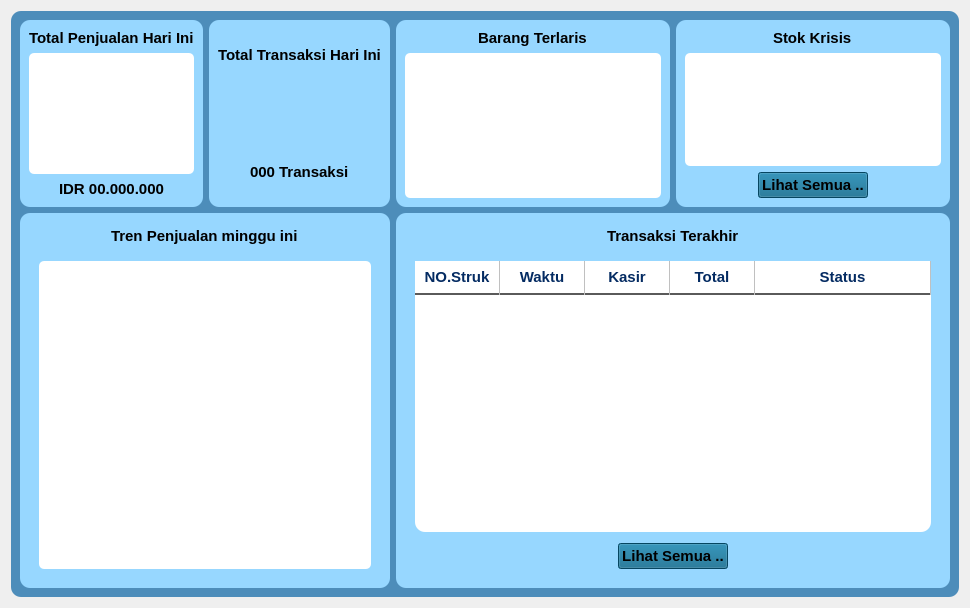
        <widget class="QWidget" name="page_dashboard">
         <property name="enabled">
          <bool>true</bool>
         </property>
         <layout class="QGridLayout" name="gridLayout_2">
          <item row="0" column="0">
           <widget class="QFrame" name="main_frame_dashboard">
            <property name="enabled">
             <bool>true</bool>
            </property>
            <property name="styleSheet">
             <string notr="true">QFrame {
    background-color: #4D8DBA; /* Warna kartu putih */
    border-radius: 10px; /* Ujung kartu agak melengkung */
}</string>
            </property>
            <property name="frameShape">
             <enum>QFrame::Shape::StyledPanel</enum>
            </property>
            <property name="frameShadow">
             <enum>QFrame::Shadow::Raised</enum>
            </property>
            <layout class="QGridLayout" name="gridLayout" rowstretch="1,2">
             <item row="1" column="2" colspan="2">
              <widget class="QFrame" name="last_transaction_frame">
               <property name="sizePolicy">
                <sizepolicy hsizetype="Expanding" vsizetype="Expanding">
                 <horstretch>0</horstretch>
                 <verstretch>0</verstretch>
                </sizepolicy>
               </property>
               <property name="styleSheet">
                <string notr="true">QFrame {
    background-color: #97D7FF; /* Warna kartu putih */
    border-radius: 10px; /* Ujung kartu agak melengkung */
}</string>
               </property>
               <property name="frameShape">
                <enum>QFrame::Shape::StyledPanel</enum>
               </property>
               <property name="frameShadow">
                <enum>QFrame::Shadow::Raised</enum>
               </property>
               <layout class="QGridLayout" name="gridLayout_5">
                <item row="6" column="1">
                 <spacer name="verticalSpacer_9">
                  <property name="orientation">
                   <enum>Qt::Orientation::Vertical</enum>
                  </property>
                  <property name="sizeType">
                   <enum>QSizePolicy::Policy::Fixed</enum>
                  </property>
                  <property name="sizeHint" stdset="0">
                   <size>
                    <width>20</width>
                    <height>10</height>
                   </size>
                  </property>
                 </spacer>
                </item>
                <item row="5" column="1" alignment="Qt::AlignmentFlag::AlignHCenter">
                 <widget class="QPushButton" name="last_transaction_view_button">
                  <property name="font">
                   <font>
                    <pointsize>11</pointsize>
                    <bold>true</bold>
                   </font>
                  </property>
                  <property name="styleSheet">
                   <string notr="true">/* Efek saat tombol disorot mouse (Hover) */
QPushButton:hover {
    background-color: #334155; /* Berubah jadi biru sedikit lebih terang saat disorot */
    border-left: 4px solid #3B82F6; /* Muncul garis biru neon di pinggir kiri */
}
QPushButton {
    text-align: center;
	background-color:  #086288;
}</string>
                  </property>
                  <property name="text">
                   <string>Lihat Semua ..</string>
                  </property>
                 </widget>
                </item>
                <item row="3" column="0">
                 <spacer name="horizontalSpacer_5">
                  <property name="orientation">
                   <enum>Qt::Orientation::Horizontal</enum>
                  </property>
                  <property name="sizeType">
                   <enum>QSizePolicy::Policy::Fixed</enum>
                  </property>
                  <property name="sizeHint" stdset="0">
                   <size>
                    <width>10</width>
                    <height>20</height>
                   </size>
                  </property>
                 </spacer>
                </item>
                <item row="0" column="1">
                 <spacer name="verticalSpacer_6">
                  <property name="orientation">
                   <enum>Qt::Orientation::Vertical</enum>
                  </property>
                  <property name="sizeType">
                   <enum>QSizePolicy::Policy::Fixed</enum>
                  </property>
                  <property name="sizeHint" stdset="0">
                   <size>
                    <width>20</width>
                    <height>5</height>
                   </size>
                  </property>
                 </spacer>
                </item>
                <item row="3" column="1">
                 <widget class="QTableWidget" name="last_transaction_view">
                  <property name="font">
                   <font>
                    <pointsize>11</pointsize>
                    <bold>true</bold>
                   </font>
                  </property>
                  <property name="autoFillBackground">
                   <bool>false</bool>
                  </property>
                  <property name="styleSheet">
                   <string notr="true">QHeaderView::section {
    color:#042b62;  /* Mengubah warna teks agar mudah dibaca */
   border-right: 1px solid #c0c0c0; /* Garis pembatas vertikal antar kolom */
    border-bottom: 2px solid #5a5a5a; /* Garis bawah tegas untuk memisahkan header dan isi */
    border-top: none;
    border-left: none;
    font-weight: bold;
    font-size: 11pt;
    background-color: white;
    padding: 5px;
}
QTableWidget{
background-color : white;}</string>
                  </property>
                  <property name="columnCount">
                   <number>5</number>
                  </property>
                  <attribute name="horizontalHeaderDefaultSectionSize">
                   <number>85</number>
                  </attribute>
                  <attribute name="horizontalHeaderStretchLastSection">
                   <bool>true</bool>
                  </attribute>
                  <column>
                   <property name="text">
                    <string>NO.Struk</string>
                   </property>
                  </column>
                  <column>
                   <property name="text">
                    <string>Waktu</string>
                   </property>
                  </column>
                  <column>
                   <property name="text">
                    <string>Kasir</string>
                   </property>
                  </column>
                  <column>
                   <property name="text">
                    <string>Total</string>
                   </property>
                  </column>
                  <column>
                   <property name="text">
                    <string>Status</string>
                   </property>
                  </column>
                 </widget>
                </item>
                <item row="3" column="2">
                 <spacer name="horizontalSpacer_6">
                  <property name="orientation">
                   <enum>Qt::Orientation::Horizontal</enum>
                  </property>
                  <property name="sizeType">
                   <enum>QSizePolicy::Policy::Fixed</enum>
                  </property>
                  <property name="sizeHint" stdset="0">
                   <size>
                    <width>10</width>
                    <height>20</height>
                   </size>
                  </property>
                 </spacer>
                </item>
                <item row="1" column="1" alignment="Qt::AlignmentFlag::AlignHCenter">
                 <widget class="QLabel" name="last_transaction_label">
                  <property name="sizePolicy">
                   <sizepolicy hsizetype="Preferred" vsizetype="Fixed">
                    <horstretch>0</horstretch>
                    <verstretch>0</verstretch>
                   </sizepolicy>
                  </property>
                  <property name="maximumSize">
                   <size>
                    <width>16777215</width>
                    <height>40</height>
                   </size>
                  </property>
                  <property name="font">
                   <font>
                    <pointsize>11</pointsize>
                    <bold>true</bold>
                   </font>
                  </property>
                  <property name="layoutDirection">
                   <enum>Qt::LayoutDirection::LeftToRight</enum>
                  </property>
                  <property name="styleSheet">
                   <string notr="true"/>
                  </property>
                  <property name="text">
                   <string>Transaksi Terakhir</string>
                  </property>
                 </widget>
                </item>
                <item row="2" column="1">
                 <spacer name="verticalSpacer_7">
                  <property name="orientation">
                   <enum>Qt::Orientation::Vertical</enum>
                  </property>
                  <property name="sizeType">
                   <enum>QSizePolicy::Policy::Fixed</enum>
                  </property>
                  <property name="sizeHint" stdset="0">
                   <size>
                    <width>40</width>
                    <height>10</height>
                   </size>
                  </property>
                 </spacer>
                </item>
                <item row="4" column="1">
                 <spacer name="verticalSpacer_8">
                  <property name="orientation">
                   <enum>Qt::Orientation::Vertical</enum>
                  </property>
                  <property name="sizeType">
                   <enum>QSizePolicy::Policy::Fixed</enum>
                  </property>
                  <property name="sizeHint" stdset="0">
                   <size>
                    <width>20</width>
                    <height>5</height>
                   </size>
                  </property>
                 </spacer>
                </item>
               </layout>
              </widget>
             </item>
             <item row="1" column="0" colspan="2">
              <widget class="QFrame" name="sale_trend_frame">
               <property name="sizePolicy">
                <sizepolicy hsizetype="Expanding" vsizetype="Expanding">
                 <horstretch>0</horstretch>
                 <verstretch>0</verstretch>
                </sizepolicy>
               </property>
               <property name="styleSheet">
                <string notr="true">QFrame {
    background-color: #97D7FF; /* Warna kartu putih */
    border-radius: 10px; /* Ujung kartu agak melengkung */
}</string>
               </property>
               <property name="frameShape">
                <enum>QFrame::Shape::StyledPanel</enum>
               </property>
               <property name="frameShadow">
                <enum>QFrame::Shadow::Raised</enum>
               </property>
               <layout class="QGridLayout" name="gridLayout_4">
                <item row="2" column="1">
                 <spacer name="verticalSpacer_3">
                  <property name="orientation">
                   <enum>Qt::Orientation::Vertical</enum>
                  </property>
                  <property name="sizeType">
                   <enum>QSizePolicy::Policy::Fixed</enum>
                  </property>
                  <property name="sizeHint" stdset="0">
                   <size>
                    <width>20</width>
                    <height>10</height>
                   </size>
                  </property>
                 </spacer>
                </item>
                <item row="1" column="1" colspan="2" alignment="Qt::AlignmentFlag::AlignHCenter">
                 <widget class="QLabel" name="sale_trend_label">
                  <property name="sizePolicy">
                   <sizepolicy hsizetype="Preferred" vsizetype="Fixed">
                    <horstretch>0</horstretch>
                    <verstretch>0</verstretch>
                   </sizepolicy>
                  </property>
                  <property name="maximumSize">
                   <size>
                    <width>16777215</width>
                    <height>40</height>
                   </size>
                  </property>
                  <property name="font">
                   <font>
                    <pointsize>11</pointsize>
                    <bold>true</bold>
                   </font>
                  </property>
                  <property name="layoutDirection">
                   <enum>Qt::LayoutDirection::LeftToRight</enum>
                  </property>
                  <property name="styleSheet">
                   <string notr="true"/>
                  </property>
                  <property name="text">
                   <string>Tren Penjualan minggu ini</string>
                  </property>
                 </widget>
                </item>
                <item row="0" column="1">
                 <spacer name="verticalSpacer_5">
                  <property name="orientation">
                   <enum>Qt::Orientation::Vertical</enum>
                  </property>
                  <property name="sizeType">
                   <enum>QSizePolicy::Policy::Fixed</enum>
                  </property>
                  <property name="sizeHint" stdset="0">
                   <size>
                    <width>20</width>
                    <height>5</height>
                   </size>
                  </property>
                 </spacer>
                </item>
                <item row="4" column="1">
                 <spacer name="verticalSpacer_4">
                  <property name="orientation">
                   <enum>Qt::Orientation::Vertical</enum>
                  </property>
                  <property name="sizeType">
                   <enum>QSizePolicy::Policy::Fixed</enum>
                  </property>
                  <property name="sizeHint" stdset="0">
                   <size>
                    <width>20</width>
                    <height>10</height>
                   </size>
                  </property>
                 </spacer>
                </item>
                <item row="3" column="1" colspan="2">
                 <widget class="QWidget" name="sale_trend_graph" native="true">
                  <property name="sizePolicy">
                   <sizepolicy hsizetype="Preferred" vsizetype="Expanding">
                    <horstretch>0</horstretch>
                    <verstretch>0</verstretch>
                   </sizepolicy>
                  </property>
                  <property name="styleSheet">
                   <string notr="true">QWidget{
background-color: white; border-radius: 5px;}</string>
                  </property>
                 </widget>
                </item>
                <item row="3" column="3">
                 <spacer name="horizontalSpacer_3">
                  <property name="orientation">
                   <enum>Qt::Orientation::Horizontal</enum>
                  </property>
                  <property name="sizeType">
                   <enum>QSizePolicy::Policy::Fixed</enum>
                  </property>
                  <property name="sizeHint" stdset="0">
                   <size>
                    <width>10</width>
                    <height>20</height>
                   </size>
                  </property>
                 </spacer>
                </item>
                <item row="3" column="0">
                 <spacer name="horizontalSpacer_4">
                  <property name="orientation">
                   <enum>Qt::Orientation::Horizontal</enum>
                  </property>
                  <property name="sizeType">
                   <enum>QSizePolicy::Policy::Fixed</enum>
                  </property>
                  <property name="sizeHint" stdset="0">
                   <size>
                    <width>10</width>
                    <height>20</height>
                   </size>
                  </property>
                 </spacer>
                </item>
               </layout>
              </widget>
             </item>
             <item row="0" column="3">
              <widget class="QFrame" name="stock_crisis_frame">
               <property name="sizePolicy">
                <sizepolicy hsizetype="Expanding" vsizetype="Expanding">
                 <horstretch>0</horstretch>
                 <verstretch>0</verstretch>
                </sizepolicy>
               </property>
               <property name="styleSheet">
                <string notr="true">QFrame {
    background-color: #97D7FF; /* Warna kartu putih */
    border-radius: 10px; /* Ujung kartu agak melengkung */
}</string>
               </property>
               <property name="frameShape">
                <enum>QFrame::Shape::StyledPanel</enum>
               </property>
               <property name="frameShadow">
                <enum>QFrame::Shadow::Raised</enum>
               </property>
               <layout class="QGridLayout" name="gridLayout_3">
                <item row="0" column="0" alignment="Qt::AlignmentFlag::AlignHCenter">
                 <widget class="QLabel" name="stock_crisi_label">
                  <property name="font">
                   <font>
                    <pointsize>11</pointsize>
                    <bold>true</bold>
                   </font>
                  </property>
                  <property name="styleSheet">
                   <string notr="true"/>
                  </property>
                  <property name="text">
                   <string>Stok Krisis</string>
                  </property>
                 </widget>
                </item>
                <item row="1" column="0">
                 <widget class="QListWidget" name="stock_crisi_list">
                  <property name="sizePolicy">
                   <sizepolicy hsizetype="Expanding" vsizetype="Expanding">
                    <horstretch>0</horstretch>
                    <verstretch>0</verstretch>
                   </sizepolicy>
                  </property>
                  <property name="maximumSize">
                   <size>
                    <width>16777215</width>
                    <height>16777215</height>
                   </size>
                  </property>
                  <property name="font">
                   <font>
                    <pointsize>10</pointsize>
                    <bold>true</bold>
                   </font>
                  </property>
                  <property name="styleSheet">
                   <string notr="true">QListWidget{
background-color: white; border-radius: 5px;}</string>
                  </property>
                 </widget>
                </item>
                <item row="2" column="0" alignment="Qt::AlignmentFlag::AlignHCenter">
                 <widget class="QPushButton" name="viewButton">
                  <property name="font">
                   <font>
                    <pointsize>11</pointsize>
                    <bold>true</bold>
                   </font>
                  </property>
                  <property name="styleSheet">
                   <string notr="true">/* Efek saat tombol disorot mouse (Hover) */
QPushButton:hover {
    background-color: #334155; /* Berubah jadi biru sedikit lebih terang saat disorot */
    border-left: 4px solid #3B82F6; /* Muncul garis biru neon di pinggir kiri */
}
QPushButton {
    text-align: center;
	background-color:  #086288;
}</string>
                  </property>
                  <property name="text">
                   <string>Lihat Semua ..</string>
                  </property>
                 </widget>
                </item>
               </layout>
              </widget>
             </item>
             <item row="0" column="0">
              <widget class="QFrame" name="total_sale_frame">
               <property name="sizePolicy">
                <sizepolicy hsizetype="Expanding" vsizetype="Expanding">
                 <horstretch>0</horstretch>
                 <verstretch>0</verstretch>
                </sizepolicy>
               </property>
               <property name="styleSheet">
                <string notr="true">QFrame {
    background-color: #97D7FF; /* Warna kartu putih */
    border-radius: 10px; /* Ujung kartu agak melengkung */
}</string>
               </property>
               <property name="frameShape">
                <enum>QFrame::Shape::StyledPanel</enum>
               </property>
               <property name="frameShadow">
                <enum>QFrame::Shadow::Raised</enum>
               </property>
               <layout class="QVBoxLayout" name="verticalLayout_3">
                <item alignment="Qt::AlignmentFlag::AlignHCenter">
                 <widget class="QLabel" name="total_sale_label">
                  <property name="sizePolicy">
                   <sizepolicy hsizetype="Preferred" vsizetype="Fixed">
                    <horstretch>0</horstretch>
                    <verstretch>0</verstretch>
                   </sizepolicy>
                  </property>
                  <property name="font">
                   <font>
                    <pointsize>11</pointsize>
                    <bold>true</bold>
                   </font>
                  </property>
                  <property name="styleSheet">
                   <string notr="true"/>
                  </property>
                  <property name="text">
                   <string>Total Penjualan Hari Ini</string>
                  </property>
                 </widget>
                </item>
                <item>
                 <widget class="QWidget" name="graph_sale" native="true">
                  <property name="sizePolicy">
                   <sizepolicy hsizetype="Preferred" vsizetype="Expanding">
                    <horstretch>0</horstretch>
                    <verstretch>0</verstretch>
                   </sizepolicy>
                  </property>
                  <property name="maximumSize">
                   <size>
                    <width>16777215</width>
                    <height>16777215</height>
                   </size>
                  </property>
                  <property name="styleSheet">
                   <string notr="true">QWidget{
background-color: white; border-radius: 5px;}</string>
                  </property>
                 </widget>
                </item>
                <item alignment="Qt::AlignmentFlag::AlignHCenter">
                 <widget class="QLabel" name="total_sale_index">
                  <property name="sizePolicy">
                   <sizepolicy hsizetype="Preferred" vsizetype="Fixed">
                    <horstretch>0</horstretch>
                    <verstretch>0</verstretch>
                   </sizepolicy>
                  </property>
                  <property name="font">
                   <font>
                    <pointsize>11</pointsize>
                    <bold>true</bold>
                   </font>
                  </property>
                  <property name="styleSheet">
                   <string notr="true"/>
                  </property>
                  <property name="text">
                   <string>IDR 00.000.000</string>
                  </property>
                 </widget>
                </item>
               </layout>
              </widget>
             </item>
             <item row="0" column="1">
              <widget class="QFrame" name="total_transaction_frame">
               <property name="sizePolicy">
                <sizepolicy hsizetype="Expanding" vsizetype="Expanding">
                 <horstretch>0</horstretch>
                 <verstretch>0</verstretch>
                </sizepolicy>
               </property>
               <property name="styleSheet">
                <string notr="true">QFrame {
    background-color: #97D7FF; /* Warna kartu putih */
    border-radius: 10px; /* Ujung kartu agak melengkung */
}</string>
               </property>
               <property name="frameShape">
                <enum>QFrame::Shape::StyledPanel</enum>
               </property>
               <property name="frameShadow">
                <enum>QFrame::Shadow::Raised</enum>
               </property>
               <layout class="QVBoxLayout" name="verticalLayout_2">
                <item alignment="Qt::AlignmentFlag::AlignHCenter">
                 <widget class="QLabel" name="total_transaction_label">
                  <property name="sizePolicy">
                   <sizepolicy hsizetype="Preferred" vsizetype="Ignored">
                    <horstretch>0</horstretch>
                    <verstretch>0</verstretch>
                   </sizepolicy>
                  </property>
                  <property name="font">
                   <font>
                    <pointsize>11</pointsize>
                    <bold>true</bold>
                   </font>
                  </property>
                  <property name="styleSheet">
                   <string notr="true"/>
                  </property>
                  <property name="text">
                   <string>Total Transaksi Hari Ini</string>
                  </property>
                 </widget>
                </item>
                <item alignment="Qt::AlignmentFlag::AlignHCenter">
                 <widget class="QLabel" name="total_transaction_icon">
                  <property name="sizePolicy">
                   <sizepolicy hsizetype="Fixed" vsizetype="Fixed">
                    <horstretch>0</horstretch>
                    <verstretch>0</verstretch>
                   </sizepolicy>
                  </property>
                  <property name="maximumSize">
                   <size>
                    <width>150</width>
                    <height>150</height>
                   </size>
                  </property>
                  <property name="text">
                   <string/>
                  </property>
                  <property name="pixmap">
                   <pixmap resource="resource/resource.qrc">:/icons/cart-shopping-solid.png</pixmap>
                  </property>
                  <property name="scaledContents">
                   <bool>true</bool>
                  </property>
                  <property name="wordWrap">
                   <bool>true</bool>
                  </property>
                 </widget>
                </item>
                <item alignment="Qt::AlignmentFlag::AlignHCenter">
                 <widget class="QLabel" name="total_transaction_index">
                  <property name="sizePolicy">
                   <sizepolicy hsizetype="Preferred" vsizetype="Ignored">
                    <horstretch>0</horstretch>
                    <verstretch>0</verstretch>
                   </sizepolicy>
                  </property>
                  <property name="font">
                   <font>
                    <pointsize>11</pointsize>
                    <bold>true</bold>
                   </font>
                  </property>
                  <property name="styleSheet">
                   <string notr="true"/>
                  </property>
                  <property name="text">
                   <string>000 Transaksi</string>
                  </property>
                 </widget>
                </item>
               </layout>
              </widget>
             </item>
             <item row="0" column="2">
              <widget class="QFrame" name="best_item_frame">
               <property name="sizePolicy">
                <sizepolicy hsizetype="Expanding" vsizetype="Expanding">
                 <horstretch>0</horstretch>
                 <verstretch>0</verstretch>
                </sizepolicy>
               </property>
               <property name="styleSheet">
                <string notr="true">QFrame {
    background-color: #97D7FF; /* Warna kartu putih */
    border-radius: 10px; /* Ujung kartu agak melengkung */
}</string>
               </property>
               <property name="frameShape">
                <enum>QFrame::Shape::StyledPanel</enum>
               </property>
               <property name="frameShadow">
                <enum>QFrame::Shadow::Raised</enum>
               </property>
               <layout class="QVBoxLayout" name="verticalLayout_5">
                <item alignment="Qt::AlignmentFlag::AlignHCenter">
                 <widget class="QLabel" name="best_item_label">
                  <property name="font">
                   <font>
                    <pointsize>11</pointsize>
                    <bold>true</bold>
                   </font>
                  </property>
                  <property name="styleSheet">
                   <string notr="true"/>
                  </property>
                  <property name="text">
                   <string>Barang Terlaris</string>
                  </property>
                 </widget>
                </item>
                <item>
                 <widget class="QListWidget" name="best_item_list">
                  <property name="sizePolicy">
                   <sizepolicy hsizetype="Expanding" vsizetype="Expanding">
                    <horstretch>0</horstretch>
                    <verstretch>0</verstretch>
                   </sizepolicy>
                  </property>
                  <property name="maximumSize">
                   <size>
                    <width>16777215</width>
                    <height>16777215</height>
                   </size>
                  </property>
                  <property name="font">
                   <font>
                    <pointsize>10</pointsize>
                    <bold>true</bold>
                   </font>
                  </property>
                  <property name="styleSheet">
                   <string notr="true">QListWidget{
background-color: white; border-radius: 5px;}</string>
                  </property>
                 </widget>
                </item>
               </layout>
              </widget>
             </item>
            </layout>
           </widget>
          </item>
         </layout>
        </widget>
